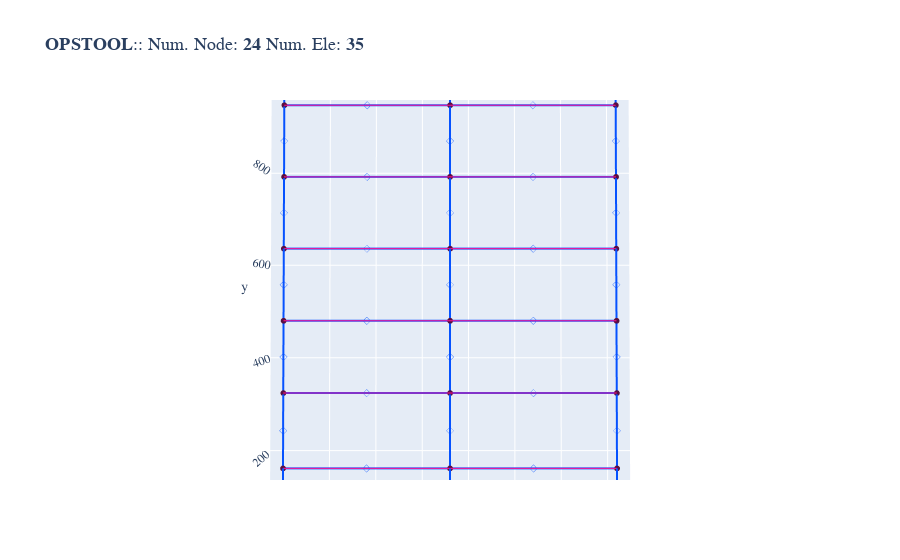

Write notebook code for a chart like this one.
### Markdown cell above
You can also use the following code to visualize the model by using ``Plotly``:

### Code cell
opst.vis.plotly.set_plot_props(line_width=4, point_size=2)
fig = opst.vis.plotly.plot_model()
fig.write_html("model.html")
fig.show()

### Figure 1 — Plotly figure (JSON) as saved in the notebook; plotly's stock layout.template omitted (floating-point values rounded to 4 significant figures)
{"data": [{"connectgaps": false, "hoverinfo": "skip", "line": {"color": "#0652ff", "width": 4}, "mode": "lines", "name": "ElasticBeam2d", "type": "scatter3d", "x": [0, 0, null, 0, 0, null, 0, 0, null, 0, 0, null, 0, 0, null, 0, 0, null, 0, 0, null, 360, 360, null, 360, 360, null, 360, 360, null, 360, 360, null, 360, 360, null, 360, 360, null, 360, 360, null, 720, 720, null, 720, 720, null, 720, 720, null, 720, 720, null, 720, 720, null, 720, 720, null, 720, 720, null, 0, 360, null, 0, 360, null, 0, 360, null, 0, 360, null, 0, 360, null, 0, 360, null, 0, 360, null, 360, 720, null, 360, 720, null, 360, 720, null, 360, 720, null, 360, 720, null, 360, 720, null, 360, 720, null], "y": [0, 162, null, 162, 324, null, 324, 480, null, 480, 636, null, 636, 792, null, 792, 948, null, 948, 1104, null, 0, 162, null, 162, 324, null, 324, 480, null, 480, 636, null, 636, 792, null, 792, 948, null, 948, 1104, null, 0, 162, null, 162, 324, null, 324, 480, null, 480, 636, null, 636, 792, null, 792, 948, null, 948, 1104, null, 162, 162, null, 324, 324, null, 480, 480, null, 636, 636, null, 792, 792, null, 948, 948, null, 1104, 1104, null, 162, 162, null, 324, 324, null, 480, 480, null, 636, 636, null, 792, 792, null, 948, 948, null, 1104, 1104, null], "z": [0, 0, null, 0, 0, null, 0, 0, null, 0, 0, null, 0, 0, null, 0, 0, null, 0, 0, null, 0, 0, null, 0, 0, null, 0, 0, null, 0, 0, null, 0, 0, null, 0, 0, null, 0, 0, null, 0, 0, null, 0, 0, null, 0, 0, null, 0, 0, null, 0, 0, null, 0, 0, null, 0, 0, null, 0, 0, null, 0, 0, null, 0, 0, null, 0, 0, null, 0, 0, null, 0, 0, null, 0, 0, null, 0, 0, null, 0, 0, null, 0, 0, null, 0, 0, null, 0, 0, null, 0, 0, null, 0, 0, null]}, {"customdata": ["eleTag: 1<br>connectedNodes:<br> [1 4]", "eleTag: 2<br>connectedNodes:<br> [4 7]", "eleTag: 3<br>connectedNodes:<br> [ 7 10]", "eleTag: 4<br>connectedNodes:<br> [10 13]", "eleTag: 5<br>connectedNodes:<br> [13 16]", "eleTag: 6<br>connectedNodes:<br> [16 19]", "eleTag: 7<br>connectedNodes:<br> [19 22]", "eleTag: 8<br>connectedNodes:<br> [2 5]", "eleTag: 9<br>connectedNodes:<br> [5 8]", "eleTag: 10<br>connectedNodes:<br> [ 8 11]", "eleTag: 11<br>connectedNodes:<br> [11 14]", "eleTag: 12<br>connectedNodes:<br> [14 17]", "eleTag: 13<br>connectedNodes:<br> [17 20]", "eleTag: 14<br>connectedNodes:<br> [20 23]", "eleTag: 15<br>connectedNodes:<br> [3 6]", "eleTag: 16<br>connectedNodes:<br> [6 9]", "eleTag: 17<br>connectedNodes:<br> [ 9 12]", "eleTag: 18<br>connectedNodes:<br> [12 15]", "eleTag: 19<br>connectedNodes:<br> [15 18]", "eleTag: 20<br>connectedNodes:<br> [18 21]", "eleTag: 21<br>connectedNodes:<br> [21 24]", "eleTag: 22<br>connectedNodes:<br> [4 5]", "eleTag: 23<br>connectedNodes:<br> [7 8]", "eleTag: 24<br>connectedNodes:<br> [10 11]", "eleTag: 25<br>connectedNodes:<br> [13 14]", "eleTag: 26<br>connectedNodes:<br> [16 17]", "eleTag: 27<br>connectedNodes:<br> [19 20]", "eleTag: 28<br>connectedNodes:<br> [22 23]", "eleTag: 29<br>connectedNodes:<br> [5 6]", "eleTag: 30<br>connectedNodes:<br> [8 9]", "eleTag: 31<br>connectedNodes:<br> [11 12]", "eleTag: 32<br>connectedNodes:<br> [14 15]", "eleTag: 33<br>connectedNodes:<br> [17 18]", "eleTag: 34<br>connectedNodes:<br> [20 21]", "eleTag: 35<br>connectedNodes:<br> [23 24]"], "hovertemplate": "%{customdata}", "marker": {"color": "#0652ff", "size": 2, "symbol": "diamond-open"}, "mode": "markers", "name": "ElasticBeam2d", "type": "scatter3d", "x": [0, 0, 0, 0, 0, 0, 0, 360, 360, 360, 360, 360, 360, 360, 720, 720, 720, 720, 720, 720, 720, 180, 180, 180, 180, 180, 180, 180, 540, 540, 540, 540, 540, 540, 540], "y": [81, 243, 402, 558, 714, 870, 1026, 81, 243, 402, 558, 714, 870, 1026, 81, 243, 402, 558, 714, 870, 1026, 162, 324, 480, 636, 792, 948, 1104, 162, 324, 480, 636, 792, 948, 1104], "z": [0, 0, 0, 0, 0, 0, 0, 0, 0, 0, 0, 0, 0, 0, 0, 0, 0, 0, 0, 0, 0, 0, 0, 0, 0, 0, 0, 0, 0, 0, 0, 0, 0, 0, 0]}, {"customdata": ["1", "2", "3", "4", "5", "6", "7", "8", "9", "10", "11", "12", "13", "14", "15", "16", "17", "18", "19", "20", "21", "22", "23", "24"], "hovertemplate": "x: %{x}<br>y: %{y}<br>z: %{z} <br>nodeTag: %{customdata}", "marker": {"color": "#580f41", "size": 2, "symbol": "circle"}, "mode": "markers", "name": "Nodes", "type": "scatter3d", "x": [0, 360, 720, 0, 360, 720, 0, 360, 720, 0, 360, 720, 0, 360, 720, 0, 360, 720, 0, 360, 720, 0, 360, 720], "y": [0, 0, 0, 162, 162, 162, 324, 324, 324, 480, 480, 480, 636, 636, 636, 792, 792, 792, 948, 948, 948, 1104, 1104, 1104], "z": [0, 0, 0, 0, 0, 0, 0, 0, 0, 0, 0, 0, 0, 0, 0, 0, 0, 0, 0, 0, 0, 0, 0, 0]}, {"connectgaps": false, "hoverinfo": "skip", "line": {"color": "#15b01a", "width": 1}, "mode": "lines", "name": "BC", "type": "scatter3d", "x": [-5.52, 5.52, 5.52, -5.52, -5.52, null, 354.5, 365.5, 365.5, 354.5, 354.5, null, 714.5, 725.5, 725.5, 714.5, 714.5, null], "y": [-11.04, -11.04, 0, 0, -11.04, null, -11.04, -11.04, 0, 0, -11.04, null, -11.04, -11.04, 0, 0, -11.04, null], "z": [0, 0, 0, 0, 0, null, 0, 0, 0, 0, 0, null, 0, 0, 0, 0, 0, null]}, {"connectgaps": false, "hoverinfo": "skip", "line": {"color": "#FF1493", "width": 2}, "mode": "lines", "name": "mp constraint", "type": "scatter3d", "x": [360, 0, null, 360, 720, null, 360, 0, null, 360, 720, null, 360, 0, null, 360, 720, null, 360, 0, null, 360, 720, null, 360, 0, null, 360, 720, null, 360, 0, null, 360, 720, null, 360, 0, null, 360, 720, null], "y": [162, 162, null, 162, 162, null, 324, 324, null, 324, 324, null, 480, 480, null, 480, 480, null, 636, 636, null, 636, 636, null, 792, 792, null, 792, 792, null, 948, 948, null, 948, 948, null, 1104, 1104, null, 1104, 1104, null], "z": [0, 0, null, 0, 0, null, 0, 0, null, 0, 0, null, 0, 0, null, 0, 0, null, 0, 0, null, 0, 0, null, 0, 0, null, 0, 0, null, 0, 0, null, 0, 0, null, 0, 0, null, 0, 0, null]}], "layout": {"autosize": true, "font": {"family": "Arial, sans-serif"}, "scene": {"aspectmode": "data", "camera": {"eye": {"x": 0, "y": -0.1, "z": 10}}, "dragmode": "pan", "xaxis": {"showbackground": false}, "yaxis": {"showbackground": false}, "zaxis": {"showbackground": true, "showgrid": true, "showticklabels": false, "ticks": "", "title": {"text": ""}, "visible": true}}, "showlegend": false, "title": {"font": {"family": "courier", "size": 18}, "text": "<b>OPSTOOL</b>:: Num. Node: <b>24</b> Num. Ele: <b>35</b>"}}}
